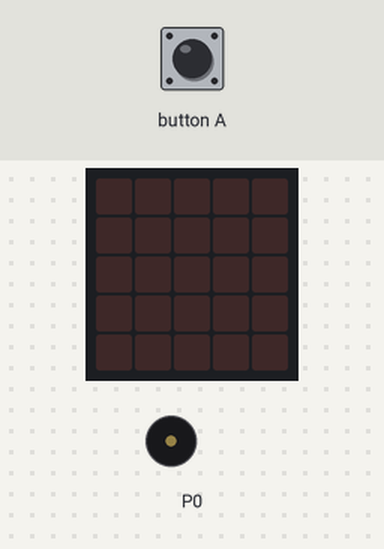
Bench run of a program on a simulated BBC micro:bit (MakeCode). Shown: the board's 5×5 LED display, buzzer (waves = sounding). Inputs (shaded band) come from the test bench. The 48×5 strip is a reading aid, not a part: it shows the text the display is scrolling, unrolled, one strip-width of it at a time.

Above: at 1.2 s.
1.3 s: button A pressed for 0.15 s
At 2.3 s:
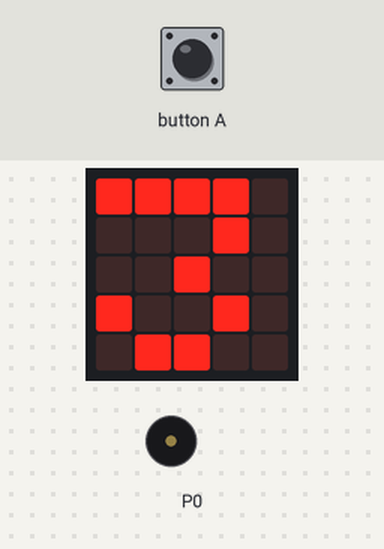
At 4.3 s:
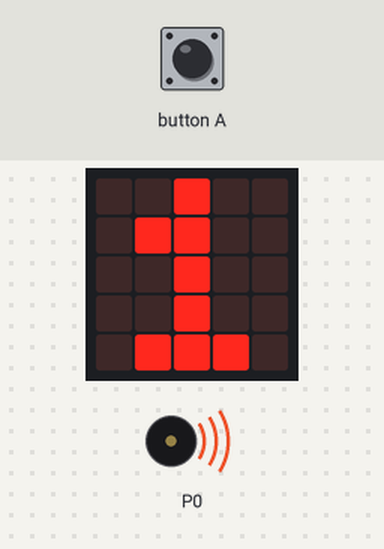
4.4 s: button A pressed for 0.15 s
At 10.8 s:
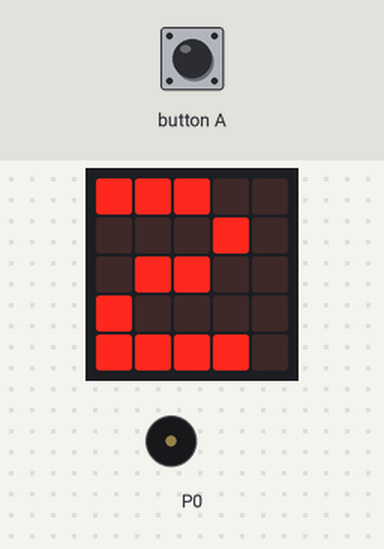
Timing chart, 0 to 13.7 s (numbered marks = the images above; inputs shaded):
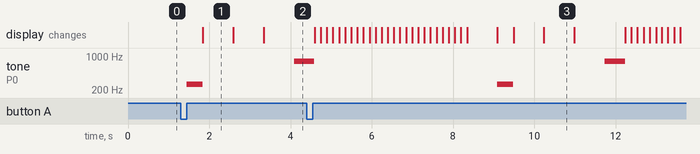

Measured:
- after the input at 1.3 s, tone on P0: silent → 262 Hz after 0.15 s, → silent 0.39 s later, → 784 Hz 2.3 s later; the display: changes after 0.54 s (image 1)
- after the input at 4.4 s, the display: first differs from a run without the input after 5.1 s (image 3 shows a later state)
- what the display in image 1 shows lasts 0.8 s, from 1.8 s to 2.6 s

The program:

main.ts
```typescript
input.onButtonPressed(Button.A, function () {
    let index = 0
    for (let index = 0; index <= 2; index++) {
        music.playTone(262, music.beat(BeatFraction.Quarter))
    }
    basic.showNumber(3 - index)
    basic.showNumber(2 - index)
    basic.showNumber(1 - index)
    music.playTone(784, music.beat(BeatFraction.Whole))
    basic.showString("GO!!")
})
```

test.ts
```typescript
// 在這裡測試；當此封包作為擴充功能時，將不會編譯此內容。
```
